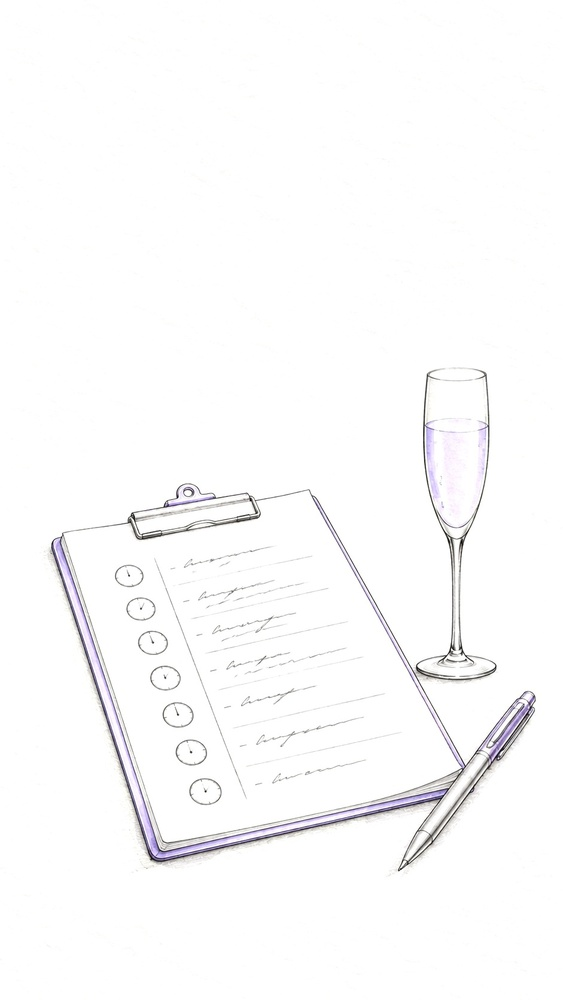
#> input picture salidas/reels/2026-10-19-guia-del-15/proyecto/assets/img/cronograma-n.jpg, 563 x 1000 px, shrunk from 941 x 1672 before the run; its folder holds only this picture in this run
$ python normalizar.py assets/img/cronograma-n.jpg assets/img/figurin-n.jpg
#> lines starting #> are read from the running program, lines starting #| are printed output that depends on the picture
# Blanquea el papel de una ilustración (para fundirla con la hoja vía multiply) y genera su versión lápiz
import sys
from PIL import Image, ImageOps, ImageFilter
import numpy as np
src, nombre = sys.argv[1], sys.argv[2]
im = Image.open(src).convert('RGB'); a = np.asarray(im).astype(float)
#> further down, im is the input picture: PIL image 563x1000 RGB; mean R, G, B 251.3, 251, 251.4
bg = np.asarray(im.filter(ImageFilter.GaussianBlur(60))).astype(float)
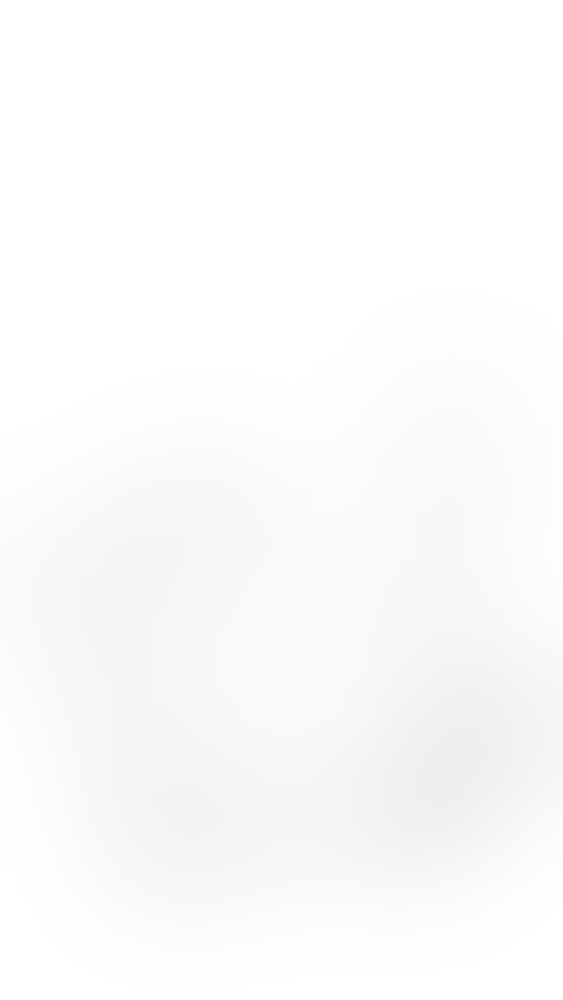
#> bg: shape (1000, 563, 3) float64; mean R, G, B 251.4, 251.2, 251.5
corner = np.median(a[:120, :120].reshape(-1, 3), axis=0)
#> corner = [255, 255, 255]
paper = np.where(bg.mean(-1, keepdims=True) > corner.mean() * 0.93, bg, corner)
n = np.clip(a / paper * 255 * 1.02, 0, 255).astype('uint8')
Image.fromarray(n).save(f'assets/img/{nombre}-n.jpg', quality=93)
g = np.asarray(ImageOps.grayscale(Image.fromarray(n))).astype(float) / 255
Image.fromarray((np.repeat((g ** 1.5)[..., None], 3, -1) * 255).astype('uint8')).save(f'assets/img/{nombre}-n-lapiz.jpg', quality=93)
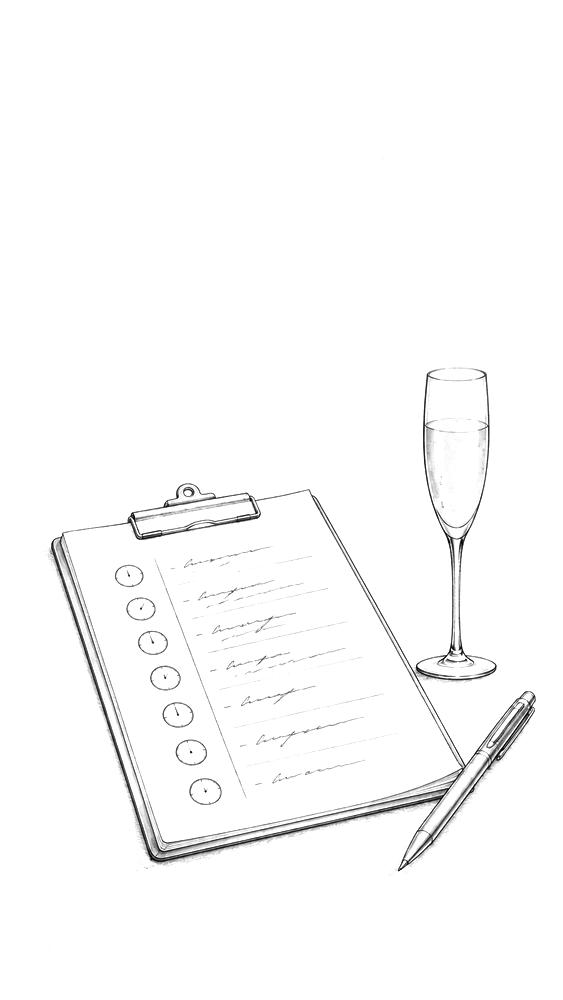
#> saved as figurin-n.jpg-n-lapiz.jpg: PIL image 563x1000 RGB; min 0, max 255, mean 250.9
print(nombre, im.size)
#| assets/img/figurin-n.jpg (563, 1000)

$ run again, on salidas/reels/2026-10-19-guia-del-15/proyecto/assets/img/musica2-n.jpg
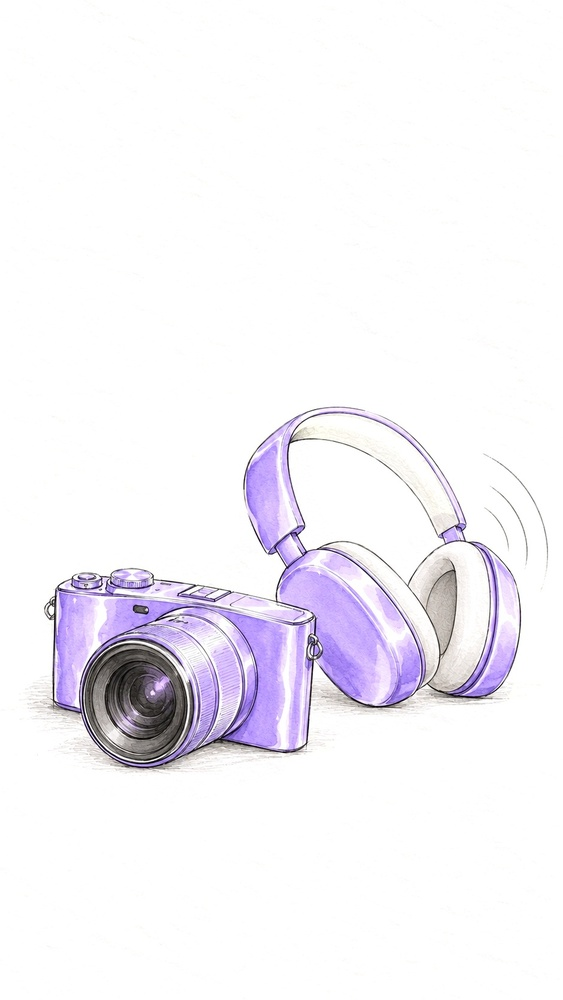
#> input picture salidas/reels/2026-10-19-guia-del-15/proyecto/assets/img/musica2-n.jpg, 563 x 1000 px, shrunk from 941 x 1672 before the run
#> im is the input picture: PIL image 563x1000 RGB; mean R, G, B 244.8, 242.5, 247.6
#> `bg = np.asarray(im.filter(ImageFilter.GaussianBlur(60))).astype(float)`:
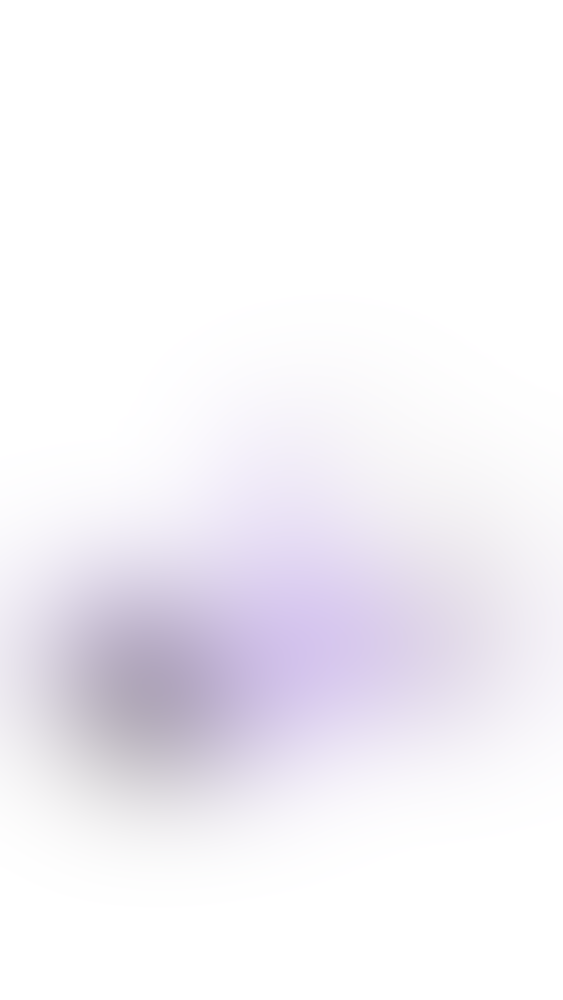
#> bg: shape (1000, 563, 3) float64; mean R, G, B 245, 242.8, 247.8
#> corner = [255, 255, 255]
#> `Image.fromarray((np.repeat((g ** 1.5)[..., None], 3, -1) * 255).astype..`:
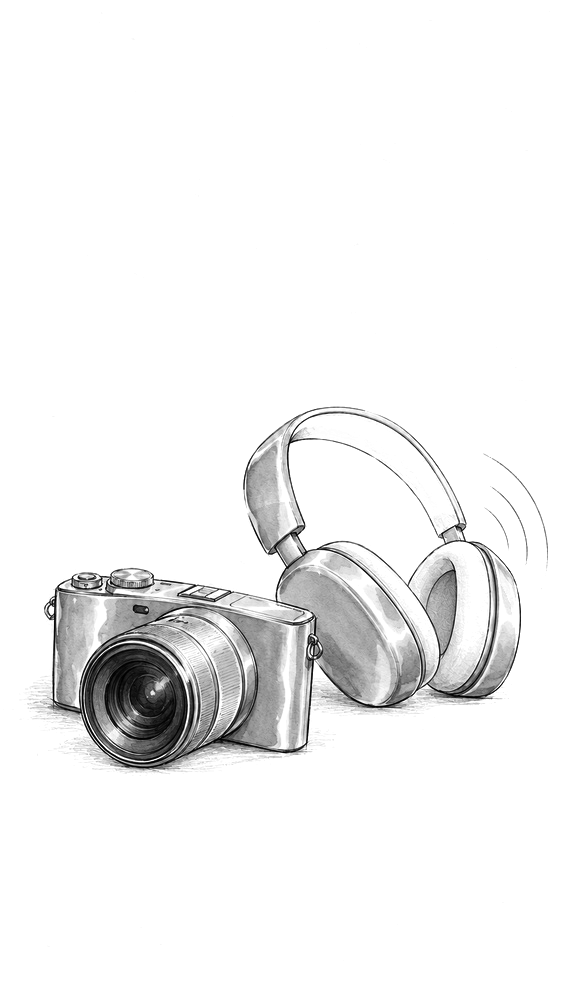
#> saved as musica2-n.jpg-n-lapiz.jpg: PIL image 563x1000 RGB; min 0, max 255, mean 241.3
#| assets/img/musica2-n.jpg (563, 1000)

$ run again, on salidas/reels/2026-10-19-guia-del-15/proyecto/assets/img/zapatos-n.jpg
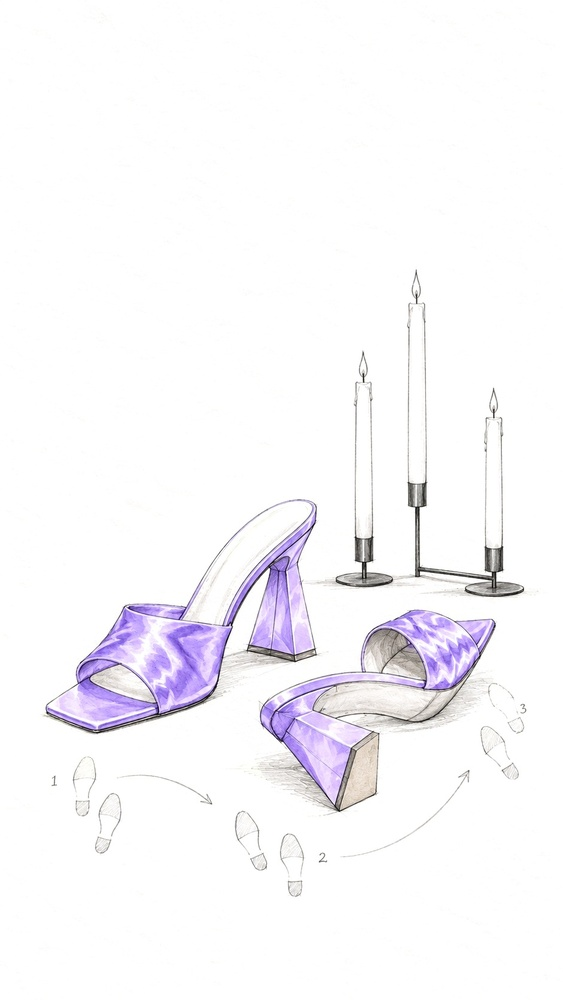
#> input picture salidas/reels/2026-10-19-guia-del-15/proyecto/assets/img/zapatos-n.jpg, 563 x 1000 px, shrunk from 941 x 1672 before the run
#> im is the input picture: PIL image 563x1000 RGB; mean R, G, B 248.7, 247.3, 250.2
#> `bg = np.asarray(im.filter(ImageFilter.GaussianBlur(60))).astype(float)`:
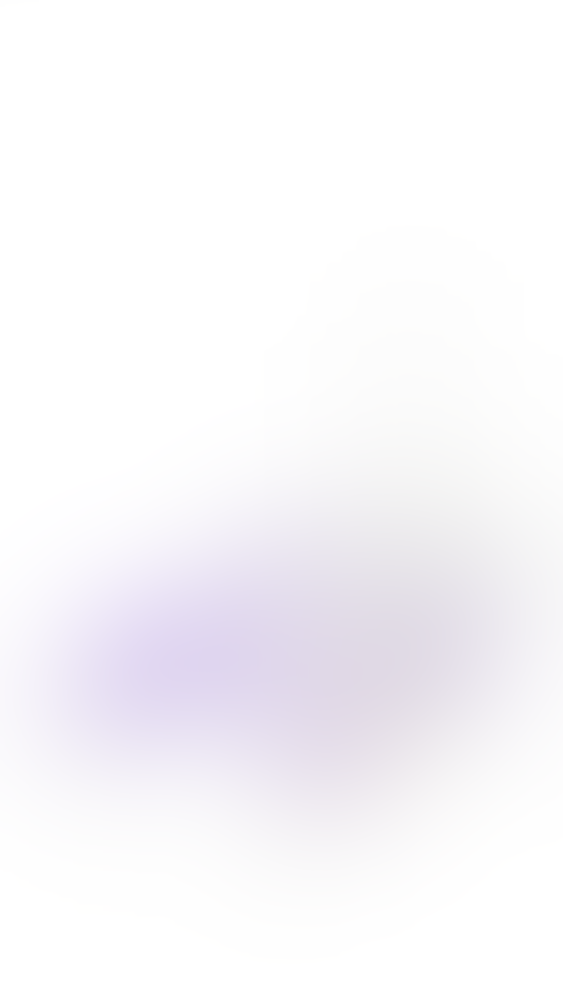
#> bg: shape (1000, 563, 3) float64; mean R, G, B 248.9, 247.5, 250.4
#> corner = [255, 255, 255]
#> `Image.fromarray((np.repeat((g ** 1.5)[..., None], 3, -1) * 255).astype..`:
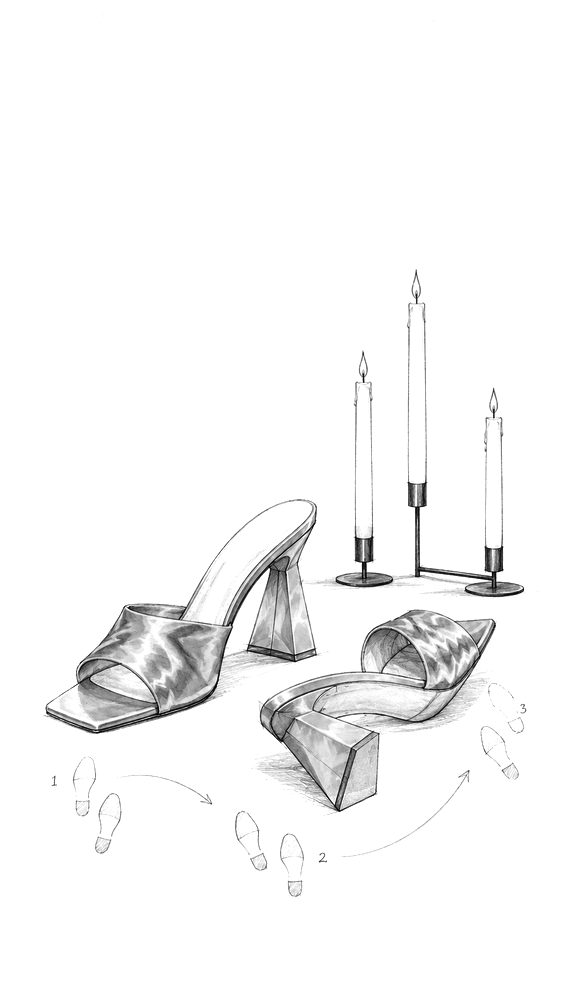
#> saved as zapatos-n.jpg-n-lapiz.jpg: PIL image 563x1000 RGB; min 0, max 255, mean 246.6
#| assets/img/zapatos-n.jpg (563, 1000)

$ run again, on salidas/reels/2026-10-19-guia-del-15/proyecto/assets/img/figurin-n.jpg
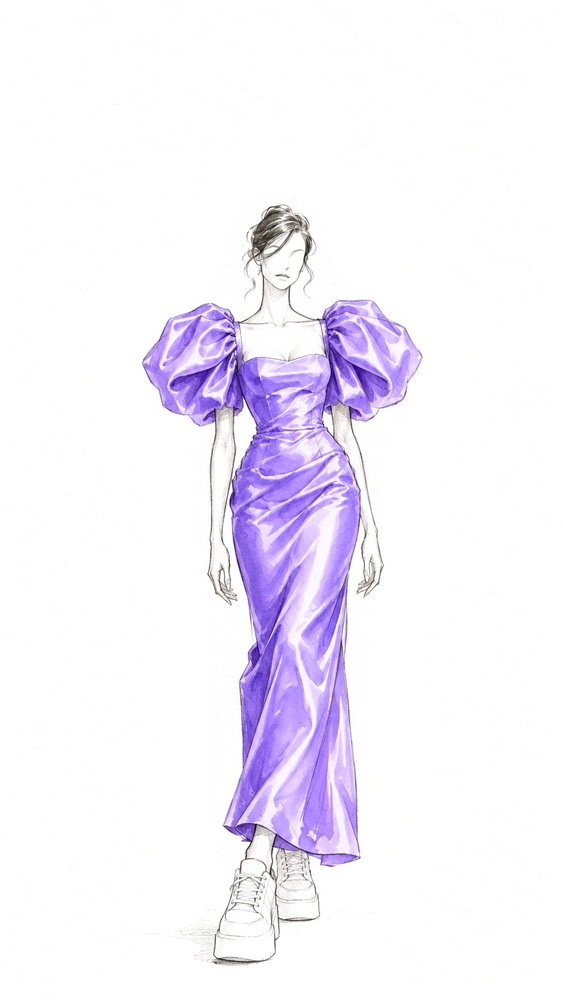
#> input picture salidas/reels/2026-10-19-guia-del-15/proyecto/assets/img/figurin-n.jpg, 563 x 1000 px, shrunk from 941 x 1672 before the run
#> im is the input picture: PIL image 563x1000 RGB; mean R, G, B 244.7, 241, 250.9
#> `bg = np.asarray(im.filter(ImageFilter.GaussianBlur(60))).astype(float)`:
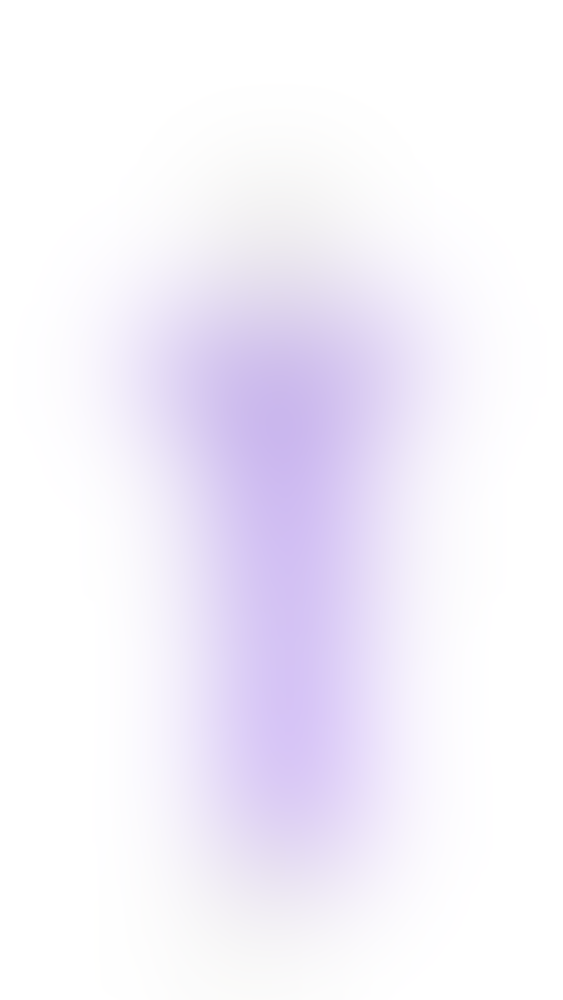
#> bg: shape (1000, 563, 3) float64; mean R, G, B 244.9, 241.2, 251.1
#> corner = [255, 255, 255]
#> `Image.fromarray((np.repeat((g ** 1.5)[..., None], 3, -1) * 255).astype..`:
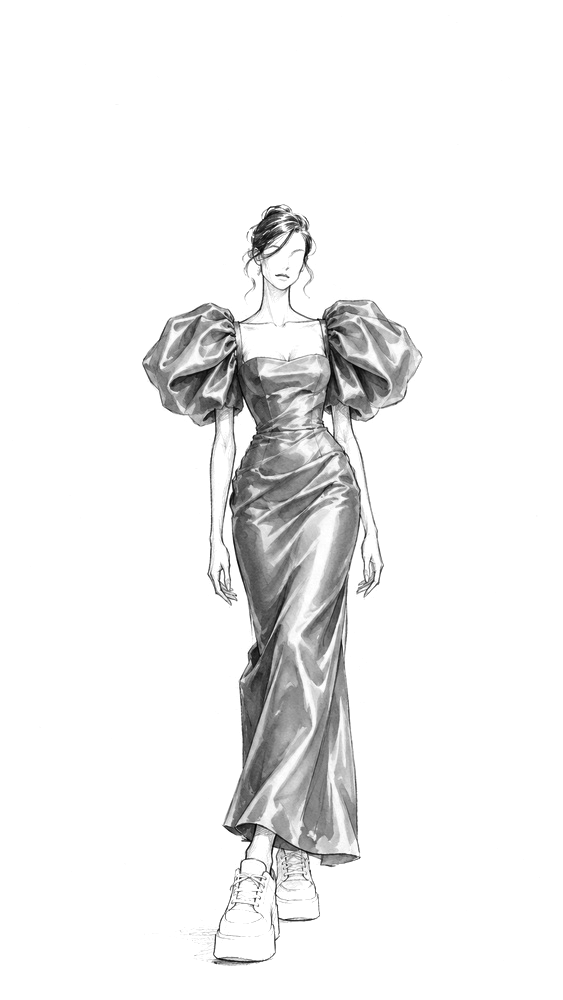
#> saved as figurin-n.jpg-n-lapiz.jpg: PIL image 563x1000 RGB; min 2, max 255, mean 240.3
#| assets/img/figurin-n.jpg (563, 1000)
